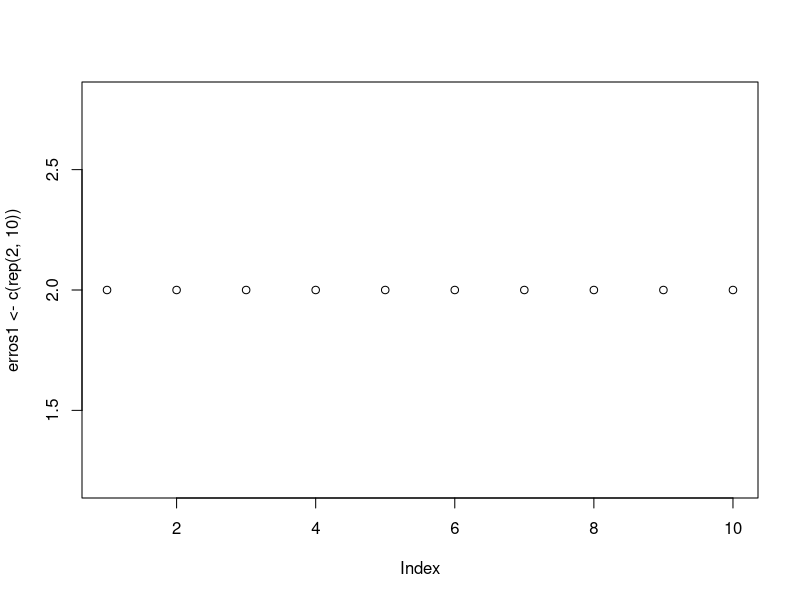
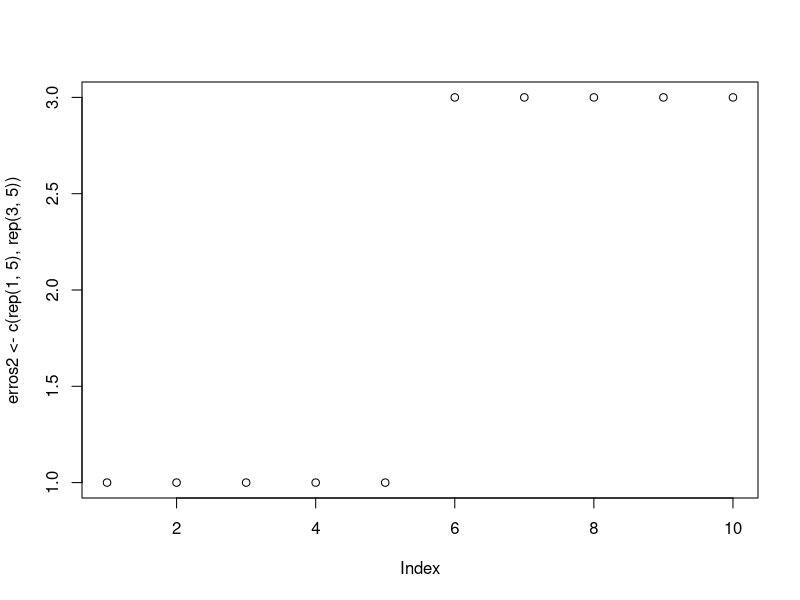
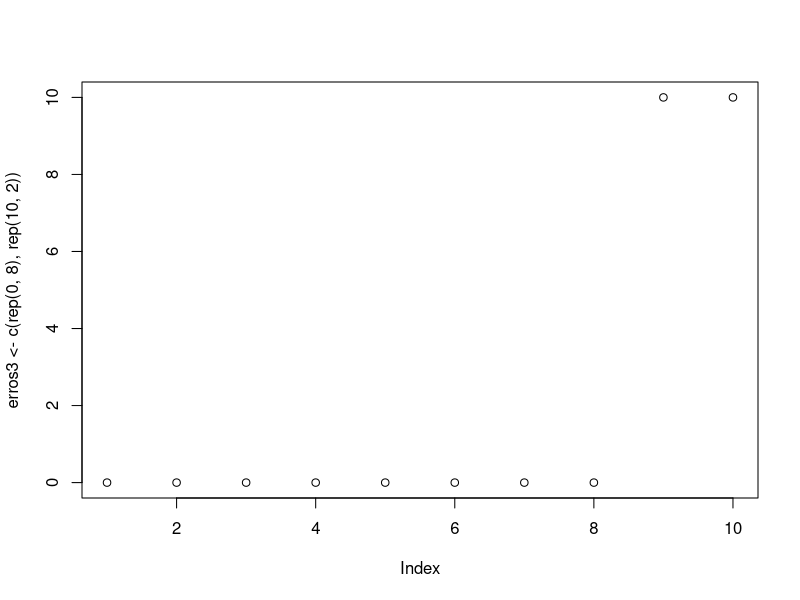

Reproduce these figures in R, in order. (Note: this script raises an error after producing the figures.)
# MAE = Mean absolute error (Erro médio absoluto) - Média dos módulos dos resíduos
# RMSE = Root Mean Squared Error (Raiz quadrada do erro-médio) - Média da raiz quadrada do quadrado do resíduo
  # Semelhanças
    # Mesma escala da variável de interesse
    # Quanto menor melhor (orientadas negativamente)
  # Diferenças
    # RMSE capta melhor a variância dos erros
    # MAE é mais simples de interpretar

plot(erros1 <- c(rep(2,10)))
plot(erros2 <- c(rep(1,5), rep(3,5)))
plot(erros3 <- c(rep(0,8), rep(10,2)))
lista_erros <- matrix(c(sum(erros1)/10,sum(erros2)/10, sum(erros3)/10, sqrt(sum(erros1^2)/10), sqrt(sum(erros2^2)/10), sqrt(sum(erros3^2)/10)), ncol = 2, dimnames = list(c('Erros 1', 'Erros 2', 'Erros 3'), c('MAE', 'RMSE')))
lista_erros

# Rsquared ou R² = Coeficiente de Determinação - quantidade da variância que é explicada pelo modelo. 
  # Varia entre 0 e 1
  # Quanto maior melhor (orientada positivamente)

melhor_modelo <- resamples(list(LM = ENEM_LM, RPART = ENEM_RPART, RF = ENEM_RF, ADABOOST = ENEM_ADA))
melhor_modelo

summary(melhor_modelo)
